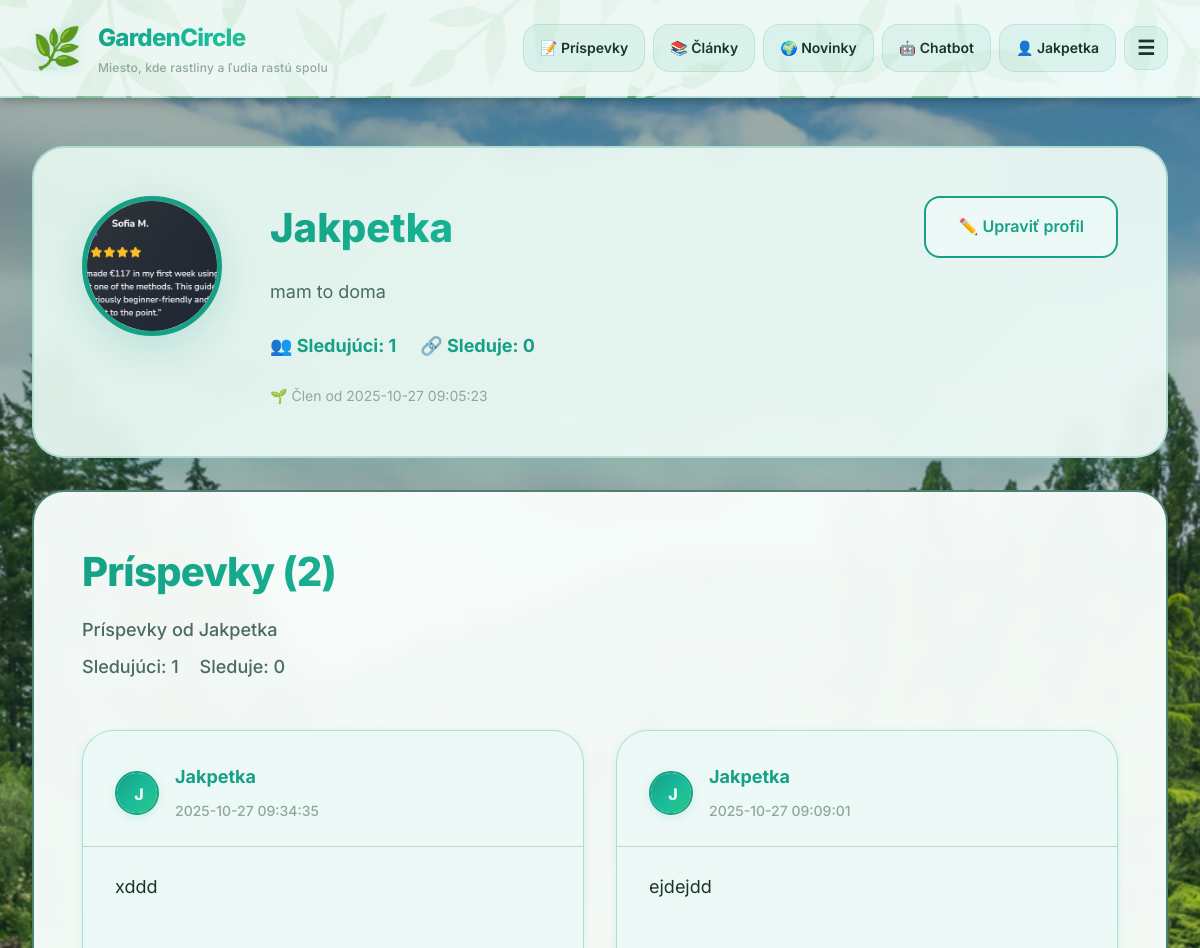
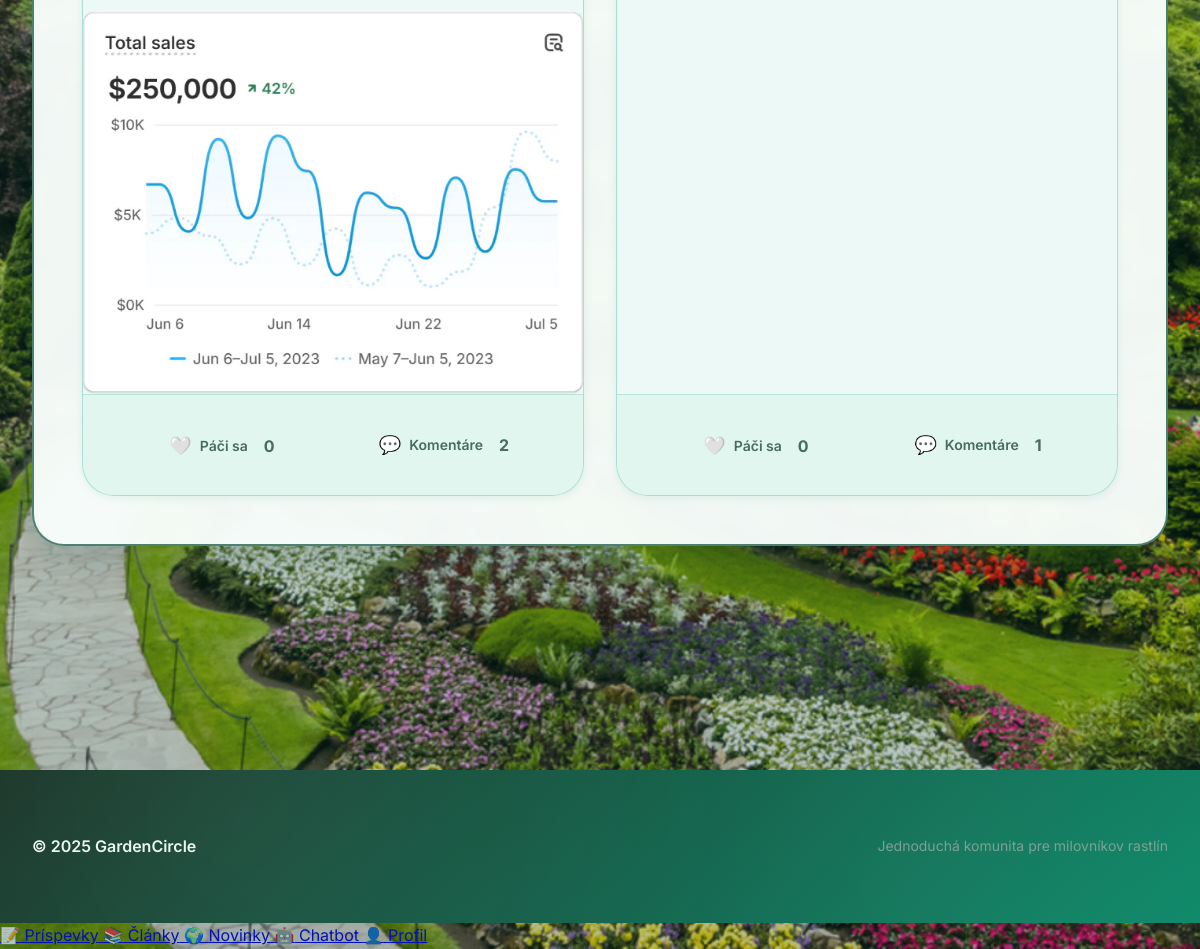
/user/Jakpetka (signed in), run on the app's committed database (2 pictures, top to bottom).
### tables this page shows
CREATE TABLE users (
            id INTEGER PRIMARY KEY AUTOINCREMENT,
            username TEXT UNIQUE NOT NULL,
            email TEXT UNIQUE NOT NULL,
            password_hash TEXT NOT NULL,
            bio TEXT DEFAULT '',
            profile_image TEXT,
            created_at TIMESTAMP NOT NULL DEFAULT (datetime('now'))
        , is_admin BOOLEAN DEFAULT 0);

CREATE TABLE posts (
            id INTEGER PRIMARY KEY AUTOINCREMENT,
            author TEXT NOT NULL DEFAULT 'Anonym',
            content TEXT NOT NULL,
            created_at TIMESTAMP NOT NULL DEFAULT (datetime('now'))
        , image_path TEXT, author_id INTEGER, image_path哦 TEXT);

### backend/routes.py (the view)
    @app.route("/user/<username>")
    @login_required
    def user_profile(username):
        user = User.get_by_username(username)
        if not user:
            return render_template("404.html"), 404
        db = get_db()
        rows = db.execute(
            "SELECT id, author_id, author, content, created_at, image_path FROM posts WHERE author_id = ? ORDER BY created_at DESC",
            (user.id,)
        ).fetchall()
        if not rows:
            posts = []
        else:
            post_ids = [r[0] for r in rows]
            placeholders = ','.join('?' * len(post_ids))
            like_counts = db.execute(
                f"SELECT post_id, COUNT(*) as count FROM likes WHERE post_id IN ({placeholders}) GROUP BY post_id",
                post_ids
            ).fetchall()
            like_counts_dict = {row[0]: row[1] for row in like_counts}
            comment_counts = db.execute(
                f"SELECT post_id, COUNT(*) as count FROM comments WHERE post_id IN ({placeholders}) GROUP BY post_id",
                post_ids
            ).fetchall()
            comment_counts_dict = {row[0]: row[1] for row in comment_counts}
            liked_posts = set()
            if current_user.is_authenticated:
                liked_rows = db.execute(
                    f"SELECT post_id FROM likes WHERE post_id IN ({placeholders}) AND user_id = ?",
                    post_ids + [current_user.id]
                ).fetchall()
                liked_posts = {row[0] for row in liked_rows}
            posts = []
            for r in rows:
                post_id = r[0]
                posts.append({
                    "id": post_id,
                    "author_id": r[1],
                    "author": r[2],
                    "content": r[3],
                    "created_at": r[4],
                    "image_path": r[5],
                    "like_count": like_counts_dict.get(post_id, 0),
                    "liked": post_id in liked_posts,
                    "comment_count": comment_counts_dict.get(post_id, 0)
                })
        followers = db.execute("SELECT COUNT(1) FROM follows WHERE followed_id=?", (user.id,)).fetchone()[0]
        following = db.execute("SELECT COUNT(1) FROM follows WHERE follower_id=?", (user.id,)).fetchone()[0]
        is_following = False
        if current_user.is_authenticated and current_user.id != user.id:
            is_following = db.execute("SELECT 1 FROM follows WHERE follower_id=? AND followed_id=?", (current_user.id, user.id)).fetchone() is not None
        return render_template("profile.html", user=user, posts=posts, followers=followers, following=following, is_following=is_following)

### backend/database.py (called while the page is built)
def get_db():
    db = getattr(g, "_database", None)
    if db is None:
        os.makedirs(os.path.dirname(DB_PATH), exist_ok=True)
        db = g._database = sqlite3.connect(DB_PATH)
        db.row_factory = sqlite3.Row
    return db

### backend/routes.py (called while the page is built)
@login_manager.user_loader
def load_user(user_id):
    return User.get_by_id(user_id)

### backend/user.py (called while the page is built)
    @staticmethod
    def get_by_id(user_id):
        db = get_db()
        row = db.execute(
            "SELECT id, username, email, password_hash, bio, profile_image, created_at, COALESCE(is_admin, 0) as is_admin FROM users WHERE id = ?",
            (user_id,)
        ).fetchone()
        if row:
            return User(row[0], row[1], row[2], row[3], row[4], row[5], row[6], row[7])
        return None

    @staticmethod
    def get_by_username(username):
        db = get_db()
        row = db.execute(
            "SELECT id, username, email, password_hash, bio, profile_image, created_at, COALESCE(is_admin, 0) as is_admin FROM users WHERE username = ?",
            (username,)
        ).fetchone()
        if row:
            return User(row[0], row[1], row[2], row[3], row[4], row[5], row[6], row[7])
        return None

### templates/profile.html (shortened to what this page needs)
{% extends 'base.html' %}
{% block content %}
  <section class="card hero-card fade-in">
    <div style="display: flex; align-items: flex-start; gap: var(--space-2xl); flex-wrap: wrap;">
      <div style="flex-shrink: 0; position: relative;">
        {% if user.profile_image %}
          {% if user.profile_image.startswith('http') %}
            <img src="{{ user.profile_image }}" alt="{{ user.username }}" style="width: 140px; height: 140px; border-radius: var(--radius-full); object-fit: cover; border: 5px solid var(--primary-green); box-shadow: var(--shadow-green);" loading="lazy">
          {% else %}
            <img src="{{ url_for('static', filename=user.profile_image) }}" alt="{{ user.username }}" style="width: 140px; height: 140px; border-radius: var(--radius-full); object-fit: cover; border: 5px solid var(--primary-green); box-shadow: var(--shadow-green);" loading="lazy">
          {% endif %}
        {% endif %}
      </div>
      <div style="flex: 1; min-width: 280px;">
        <h1 style="font-size: var(--font-size-4xl); margin-bottom: var(--space-md); font-weight: 800; background: var(--gradient-primary); -webkit-background-clip: text; -webkit-text-fill-color: transparent; background-clip: text;">{{ user.username }}</h1>
        {% if user.bio %}
          <p style="color: var(--text-medium); font-size: var(--font-size-lg); margin-bottom: var(--space-lg); line-height: var(--line-height-relaxed);">{{ user.bio }}</p>
        {% else %}
          <p class="muted" style="font-size: var(--font-size-base); margin-bottom: var(--space-lg);">Zatiaľ žiadna bio</p>
        {% endif %}
        <div style="display: flex; gap: var(--space-lg); flex-wrap: wrap; margin-bottom: var(--space-lg);">
          <div>
            <strong style="color: var(--primary-green); font-size: var(--font-size-lg);" id="followersCount">👥 Sledujúci: {{ followers }}</strong>
          </div>
          <div>
            <strong style="color: var(--primary-green); font-size: var(--font-size-lg);" id="followingCount">🔗 Sleduje: {{ following }}</strong>
          </div>
        </div>
        <small class="muted" style="display: block;">🌱 Člen od {{ user.created_at }}</small>
      </div>
      <div style="flex-shrink: 0;">
        {% if current_user.id == user.id %}
          <a href="{{ url_for('edit_profile') }}" class="btn btn-secondary">✏️ Upraviť profil</a>
        {% else %}
          <form id="followForm" data-username="{{ user.username }}" style="margin: 0;">
            <button type="submit" class="btn {{ 'btn-secondary' if is_following else 'btn-primary' }}" id="followBtn">
              {{ '👋 Unfollow' if is_following else '➕ Follow' }}
            </button>
          </form>
        {% endif %}
      </div>
    </div>
  </section>
  <section class="card">
    <header class="section-header">
      <h2>Príspevky ({{ posts|length }})</h2>
      <p class="muted">Príspevky od {{ user.username }}</p>
      <div class="muted" style="margin-top:.5rem;">
        <span id="followersCount">Sledujúci: {{ followers }}</span>
        <span style="margin-left:1rem;" id="followingCount">Sleduje: {{ following }}</span>
      </div>
    </header>
    {% if posts %}
      <ul id="postList" class="post-list" aria-live="polite">
        {% for p in posts %}
          <li class="post-card-modern fade-in" data-id="{{ p.id }}">
            <div class="post-card-header">
              <a href="{{ url_for('user_profile', username=p.author) }}" class="post-author-link">
                <div class="post-author-avatar">
                  <div class="avatar-placeholder-small">{{ p.author[0].upper() }}</div>
                </div>
                <div class="post-author-info">
                  <strong class="post-author-name">{{ p.author }}</strong>
                  <time class="post-time">{{ p.created_at }}</time>
                </div>
              </a>
            </div>
            <a href="{{ url_for('post_detail', post_id=p.id) }}" class="post-content-link">
              <div class="post-content-wrapper">
                <p class="post-content-text">{{ p.content }}</p>
              </div>
              {% if p.image_path %}
                <div class="post-image-wrapper">
                  <img src="{{ url_for('static', filename=p.image_path) }}" alt="Obrázok príspevku" class="post-image" loading="lazy">
                </div>
              {% endif %}
            </a>
            <div class="post-actions-modern">
              <button class="action-btn like-btn-modern {{ 'liked' if p.liked else '' }}" data-post-id="{{ p.id }}" aria-label="Páči sa mi to">
                <span class="action-icon">{{ '❤️' if p.liked else '🤍' }}</span>
                <span class="action-label">Páči sa</span>
                <span class="action-count like-count" data-post-id="{{ p.id }}">{{ p.like_count or 0 }}</span>
              </button>
              <a href="{{ url_for('post_detail', post_id=p.id) }}" class="action-btn comment-btn-modern" aria-label="Komentáre">
                <span class="action-icon">💬</span>
                <span class="action-label">Komentáre</span>
                <span class="action-count comment-count">{{ p.comment_count or 0 }}</span>
              </a>
            </div>
          </li>
        {% endfor %}
      </ul>
    {% else %}
      <div class="empty-posts">
        <div class="empty-posts-icon">🌱</div>
        <h3>Zatiaľ žiadne príspevky</h3>
        <p class="muted">Buď prvý, kto zdieľa svoju skúsenosť s rastlinami!</p>
      </div>
    {% endif %}
  </section>
{% endblock %}

### templates/base.html (shortened to what this page needs)
<!DOCTYPE html>
<html lang="sk">
<head>
  <link rel="stylesheet" href="{{ url_for('static', filename='css/style.css') }}">
</head>
<body class="{% block body_class %}{% endblock %}">
  <header class="site-header">
    <div class="container header-inner">
      <a class="brand" href="{{ url_for('home') }}">
        <span class="logo" aria-hidden="true">🌿</span>
        <div>
          <h1>GardenCircle</h1>
          <p class="tagline">Miesto, kde rastliny a ľudia rastú spolu</p>
        </div>
      </a>
      <nav class="main-nav" aria-label="Hlavná navigácia">
        {% if current_user.is_authenticated %}
          <a href="{{ url_for('posts_page') }}">📝 Príspevky</a>
          <a href="{{ url_for('articles') }}">📚 Články</a>
          <a href="{{ url_for('news') }}">🌍 Novinky</a>
          <a href="{{ url_for('chatbot_placeholder') }}">🤖 Chatbot</a>
          <a href="{{ url_for('user_profile', username=current_user.username) }}">👤 {{ current_user.username }}</a>
        {% else %}
          <a href="{{ url_for('login') }}">🔑 Prihlásiť</a>
          <a href="{{ url_for('register') }}">✨ Registrácia</a>
        {% endif %}
        <button id="menuToggle" type="button" class="menu-toggle" aria-label="Menu" aria-expanded="false">
          <span class="menu-icon">☰</span>
        </button>
      </nav>
    </div>
  </header>
  <main class="container">
    {% block content %}{% endblock %}
  </main>
  <footer class="site-footer">
    <div class="container footer-inner">
      <small>© 2025 GardenCircle</small>
      <span class="muted">Jednoduchá komunita pre milovníkov rastlín</span>
    </div>
  </footer>
  {% if current_user.is_authenticated %}
  <nav class="bottom-nav" aria-label="Mobilná navigácia">
    <a href="{{ url_for('posts_page') }}" class="bottom-nav-item {% if request.endpoint == 'posts_page' %}active{% endif %}" aria-label="Príspevky">
      <span class="bottom-nav-icon">📝</span>
      <span class="bottom-nav-label">Príspevky</span>
    </a>
    <a href="{{ url_for('articles') }}" class="bottom-nav-item {% if request.endpoint == 'articles' %}active{% endif %}" aria-label="Články">
      <span class="bottom-nav-icon">📚</span>
      <span class="bottom-nav-label">Články</span>
    </a>
    <a href="{{ url_for('news') }}" class="bottom-nav-item {% if request.endpoint == 'news' %}active{% endif %}" aria-label="Novinky">
      <span class="bottom-nav-icon">🌍</span>
      <span class="bottom-nav-label">Novinky</span>
    </a>
    <a href="{{ url_for('chatbot_placeholder') }}" class="bottom-nav-item {% if request.endpoint == 'chatbot_placeholder' %}active{% endif %}" aria-label="Chatbot">
      <span class="bottom-nav-icon">🤖</span>
      <span class="bottom-nav-label">Chatbot</span>
    </a>
    <a href="{{ url_for('user_profile', username=current_user.username) }}" class="bottom-nav-item {% if request.endpoint == 'user_profile' %}active{% endif %}" aria-label="Profil">
      <span class="bottom-nav-icon">👤</span>
      <span class="bottom-nav-label">Profil</span>
    </a>
  </nav>
  {% endif %}
</body>
</html>

### data on the page
users: username "Jakpetka", profile_image (picture), bio "mam to doma", created_at "2025-10-27 09:05:23"
posts: author "J", author "Jakpetka", created_at "2025-10-27 09:34:35", content "xddd", image_path (picture), liked "🤍", like_count "0", comment_count "2"
posts: author "J", author "Jakpetka", created_at "2025-10-27 09:09:01", content "ejdejdd", liked "🤍", like_count "0", author "1"

### other printed values
{{ followers }} "1"
{{ following }} "0"
{{ posts|length }} "2"
